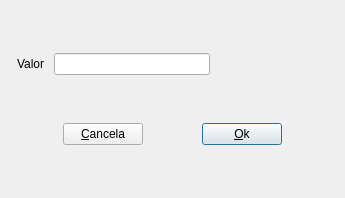
<?xml version="1.0" encoding="UTF-8"?>
<ui version="4.0">
 <class>FixedValueGenerator</class>
 <widget class="QDialog" name="FixedValueGenerator">
  <property name="geometry">
   <rect>
    <x>0</x>
    <y>0</y>
    <width>345</width>
    <height>198</height>
   </rect>
  </property>
  <property name="windowTitle">
   <string>Dialog</string>
  </property>
  <layout class="QVBoxLayout" name="verticalLayout">
   <item>
    <layout class="QHBoxLayout" name="horizontalLayout" stretch="1,5,4">
     <property name="leftMargin">
      <number>6</number>
     </property>
     <item>
      <widget class="QLabel" name="lblValue">
       <property name="text">
        <string>Valor</string>
       </property>
      </widget>
     </item>
     <item>
      <widget class="QLineEdit" name="txtValue"/>
     </item>
     <item>
      <spacer name="horizontalSpacer_3">
       <property name="orientation">
        <enum>Qt::Horizontal</enum>
       </property>
       <property name="sizeHint" stdset="0">
        <size>
         <width>40</width>
         <height>20</height>
        </size>
       </property>
      </spacer>
     </item>
    </layout>
   </item>
   <item>
    <layout class="QHBoxLayout" name="horizontalLayout_2">
     <item>
      <spacer name="horizontalSpacer_4">
       <property name="orientation">
        <enum>Qt::Horizontal</enum>
       </property>
       <property name="sizeHint" stdset="0">
        <size>
         <width>40</width>
         <height>20</height>
        </size>
       </property>
      </spacer>
     </item>
     <item>
      <widget class="QPushButton" name="btnCancela">
       <property name="text">
        <string>&amp;Cancela</string>
       </property>
      </widget>
     </item>
     <item>
      <spacer name="horizontalSpacer_5">
       <property name="orientation">
        <enum>Qt::Horizontal</enum>
       </property>
       <property name="sizeHint" stdset="0">
        <size>
         <width>40</width>
         <height>20</height>
        </size>
       </property>
      </spacer>
     </item>
     <item>
      <widget class="QPushButton" name="btnOk">
       <property name="text">
        <string>&amp;Ok</string>
       </property>
       <property name="default">
        <bool>true</bool>
       </property>
      </widget>
     </item>
     <item>
      <spacer name="horizontalSpacer_6">
       <property name="orientation">
        <enum>Qt::Horizontal</enum>
       </property>
       <property name="sizeHint" stdset="0">
        <size>
         <width>40</width>
         <height>20</height>
        </size>
       </property>
      </spacer>
     </item>
    </layout>
   </item>
  </layout>
 </widget>
 <resources/>
 <connections/>
</ui>
